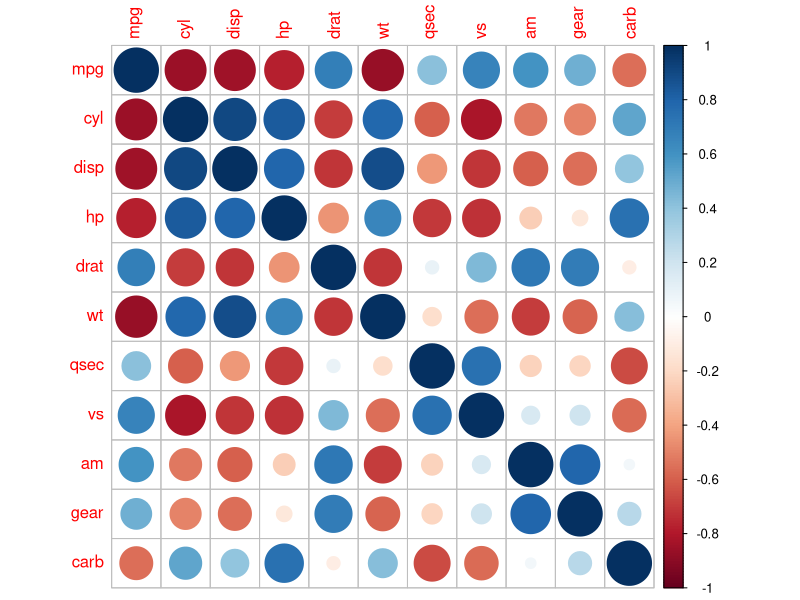
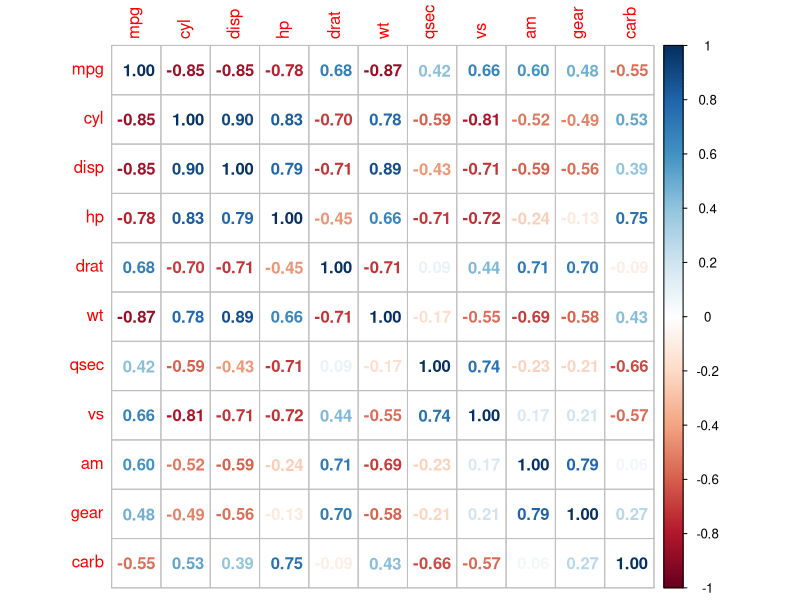
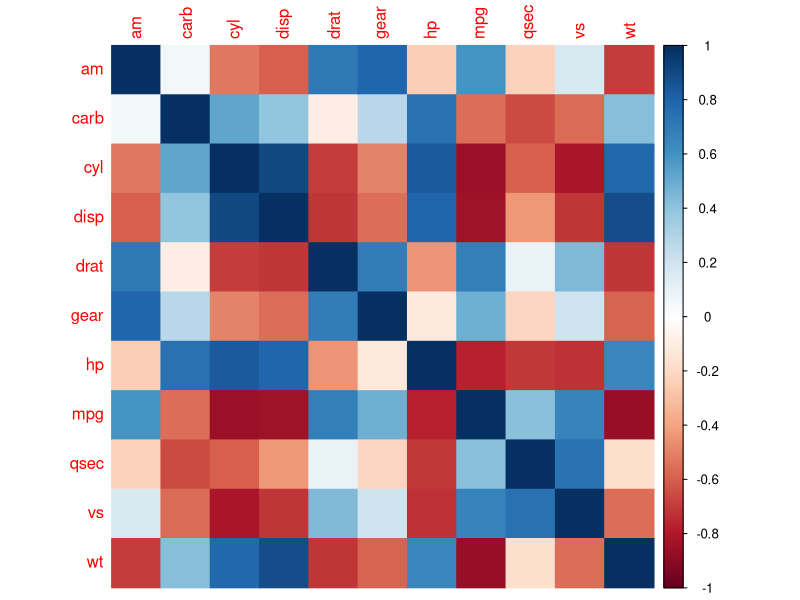
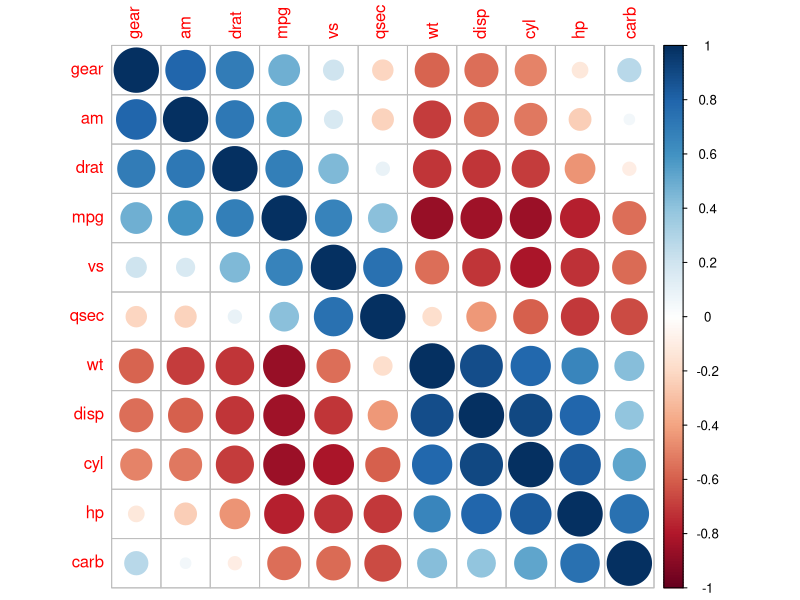
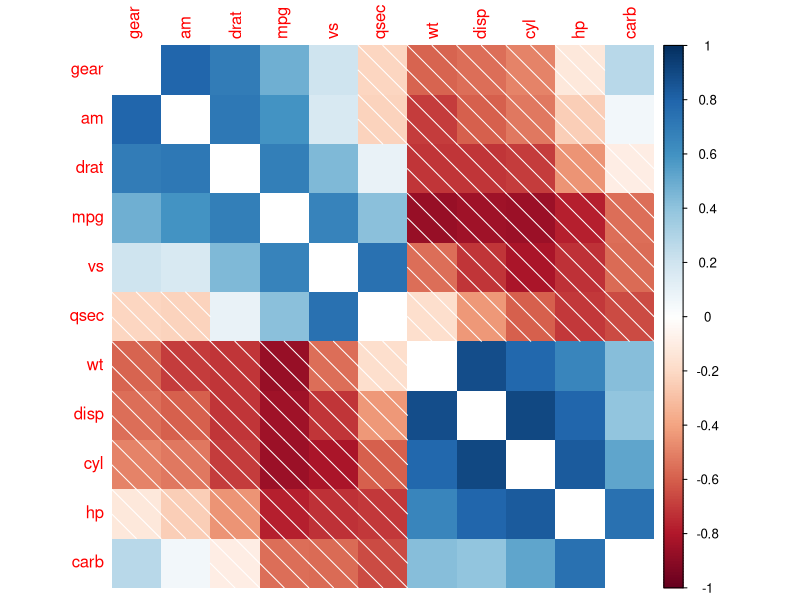
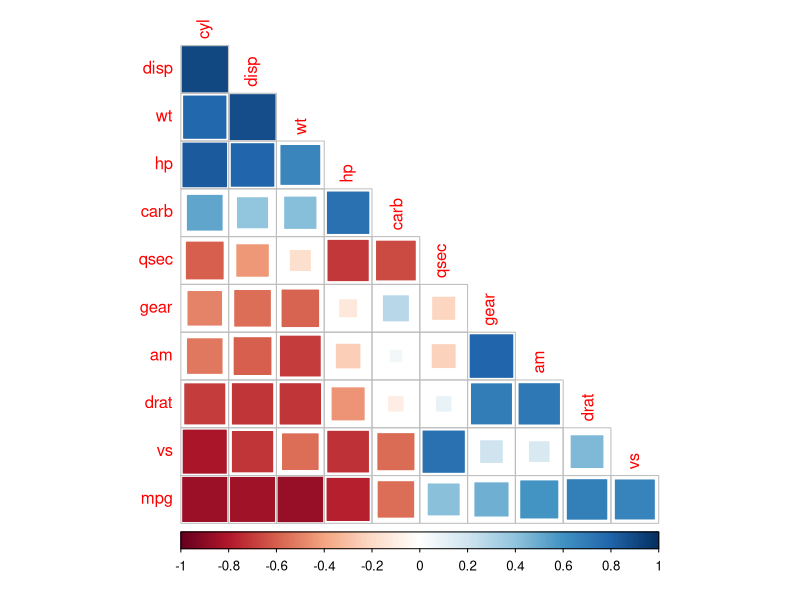
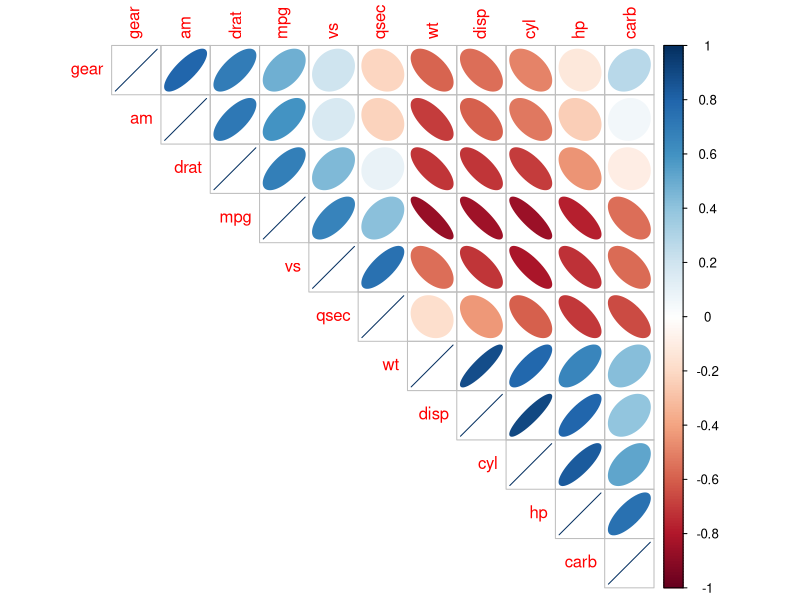
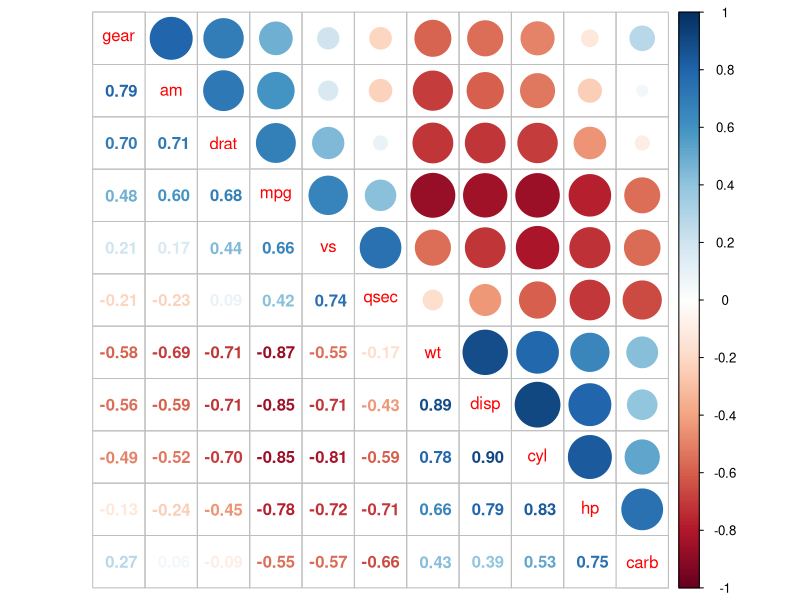

The R script that drew these images, in order:
## ---- chunk 1
library(corrplot)
data(mtcars)
knitr::kable(mtcars)
## ---- chunk 2
M <- cor(mtcars)
knitr::kable(round(M,3))
## ---- chunk 3
corrplot(M) # 默认是circle，即method = 'circle'
## ---- chunk 4
corrplot(M, method = 'number') # 按数字大小绘制颜色
## ---- chunk 5
corrplot(M, method = 'color', order = 'alphabet')  # 按颜色绘制，排序
## ---- chunk 6
corrplot(M, order = 'AOE') # 按'AOE'排序
## ---- chunk 7
corrplot(M, method = 'shade', order = 'AOE', diag = FALSE)  #换个形状
## ---- chunk 8
corrplot(M, method = 'square', order = 'FPC', type = 'lower', diag = FALSE)
## ---- chunk 9
corrplot(M, method = 'ellipse', order = 'AOE', type = 'upper')
## ---- chunk 10
corrplot.mixed(M, order = 'AOE')
## ---- chunk 11
corrplot.mixed(M, lower = 'shade', upper = 'pie', order = 'hclust')
## ---- chunk 12
corrplot(M, order = 'hclust', addrect = 2)

